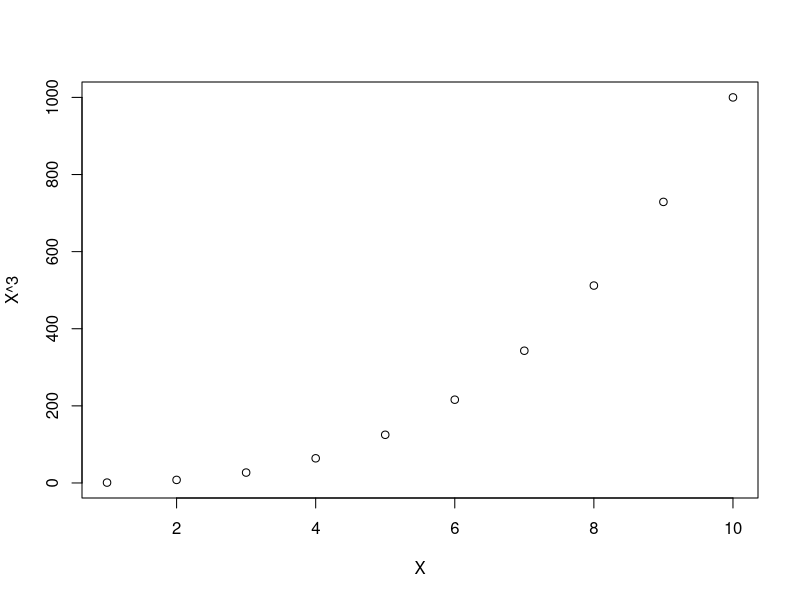
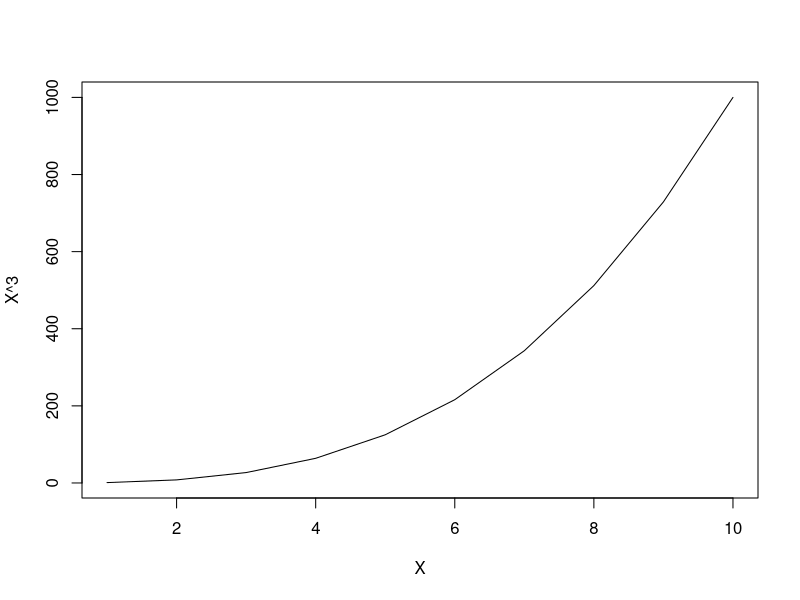
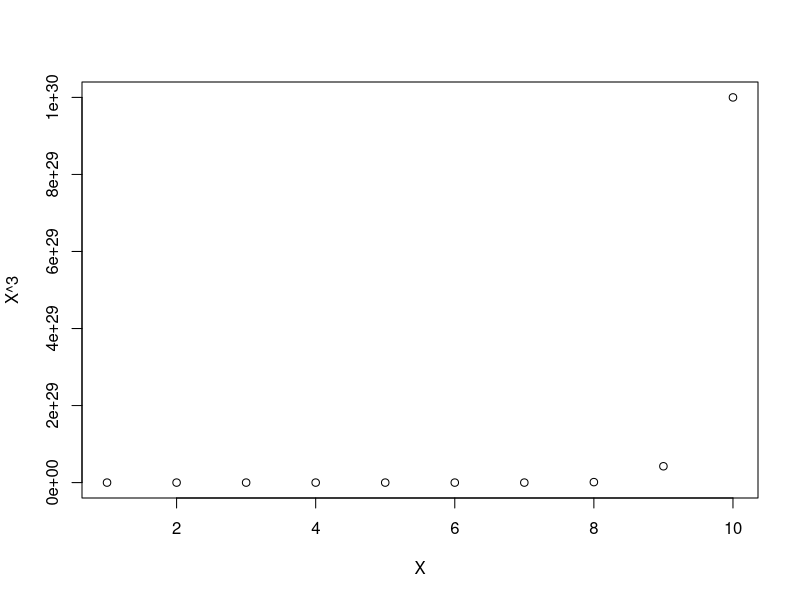

Write the R code that produced these figures, in order.
## ---- chunk 1
Power <- function() {
  2^3
}

Power()
## ---- chunk 2
Power2 <- function(x = 3, a = 7){
  x ^ a
}

Power2()
Power2(5,8)
## ---- chunk 3
Power2(10, 3)
Power2(81, 7)
Power2(131, 3)
## ---- chunk 4
Power3 <- function(x = 3, a = 7){
  return(x^a)
}
ans = Power3()

ans
## ---- chunk 5
x <- 1:10
y <- Power3(x, a = 3)
x;y

plot(x=x, 
     y=y,
     xlab = "X",
     ylab = "X^3")

plot(x=x, 
     y=y,
     xlab = "X",
     ylab = "X^3",
     type = "l")
## ---- chunk 6
PlotPower <- function(x,a){
  y = x^a
  plot(x=x, 
       y=y,
      xlab = "X",
      ylab = "X^3")
}
PlotPower(x = 1:10, a = 30)
